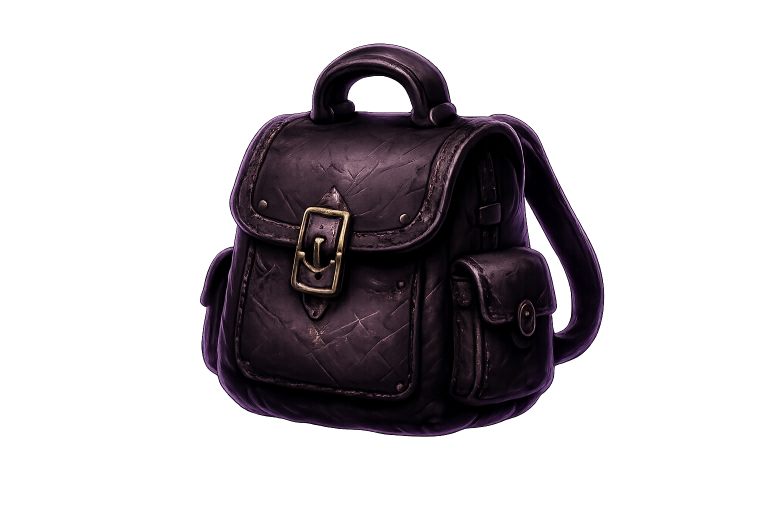
#> input picture files/mochila.PNG, 1536 x 1024 px, found by its file name (shown at 1/2 size)
$ python optimize-local-images.py
#> lines starting #> are read from the running program, lines starting #| are printed output that depends on the picture
"""Run with Python + Pillow to regenerate WebP assets from preserved originals."""
import hashlib
import json
import re
from io import BytesIO
from pathlib import Path

from PIL import Image, ImageOps

ROOT = Path(__file__).resolve().parents[1]
source_files = list((ROOT / "src").rglob("*.tsx")) + list((ROOT / "src").rglob("*.ts"))
replacements = {}
report = []


def encode(source, limit):
    with Image.open(source) as image:
        image = ImageOps.exif_transpose(image)
        image.thumbnail((limit, limit), Image.Resampling.LANCZOS)
        image = image.convert("RGBA" if "A" in image.getbands() else "RGB")
        output = BytesIO()
        image.save(output, "WEBP", quality=84, method=6)
        data = output.getvalue()
        report.append({"source": source.relative_to(ROOT).as_posix(),
                       "before": source.stat().st_size, "after": len(data),
                       "width": image.width, "height": image.height})
        return data


# Include existing WebP imports so rerunning also regenerates their derivatives.
for file in source_files:
    content = file.read_text(encoding="utf-8")
    for binding, asset in re.findall(r"import\s+(\w+)\s+from\s+['\"]@/assets/([^'\"]+)['\"]", content):
        if len(re.findall(r"\b" + re.escape(binding) + r"\b", content)) < 2:
            continue
        path = ROOT / "src/assets" / asset
        if path.suffix.lower() == ".webp":
            path = next((path.with_suffix(ext) for ext in [".png", ".jpg", ".jpeg"]
                         if path.with_suffix(ext).exists()), path)
        if path.suffix.lower() not in {".png", ".jpg", ".jpeg"} or path.stat().st_size < 25000:
            continue
        replacements["@/assets/" + path.relative_to(ROOT / "src/assets").as_posix()] = path

for asset, path in replacements.items():
    limit = 256 if path.parent.name == "muscles" else 512 if path.stem == "npc-guide" else 768 if path.stem == "mochila" else 1024
    data = encode(path, limit)
    if len(data) >= path.stat().st_size:
        continue
    path.with_suffix(".webp").write_bytes(data)
    for file in source_files:
        content = file.read_text(encoding="utf-8")
        updated = content.replace(asset + "'", str(Path(asset).with_suffix(".webp")).replace("\\", "/") + "'")
        updated = updated.replace(asset + '"', str(Path(asset).with_suffix(".webp")).replace("\\", "/") + '"')
        if updated != content:
            file.write_text(updated, encoding="utf-8", newline="\n")

# Preserve old public URLs for existing clients and records, and map them to
# immutable, content-versioned URLs in the current app without database edits.
manifest = {}
public = ROOT / "public"
paths = [public / "mochila.png"] + sorted((public / "images").rglob("*"))
target = public / "images/optimized"
target.mkdir(parents=True, exist_ok=True)
for path in paths:
    if path.suffix.lower() not in {".png", ".jpg", ".jpeg"}:
        continue
    data = encode(path, 768)
#> in encode, image is the input picture: PIL image 1536x1024 RGBA; mean R, G, B, A 76.1, 69, 75.9, 72.3
#> in encode, `image.thumbnail((limit, limit), Image.Resampling.LANCZOS)`:
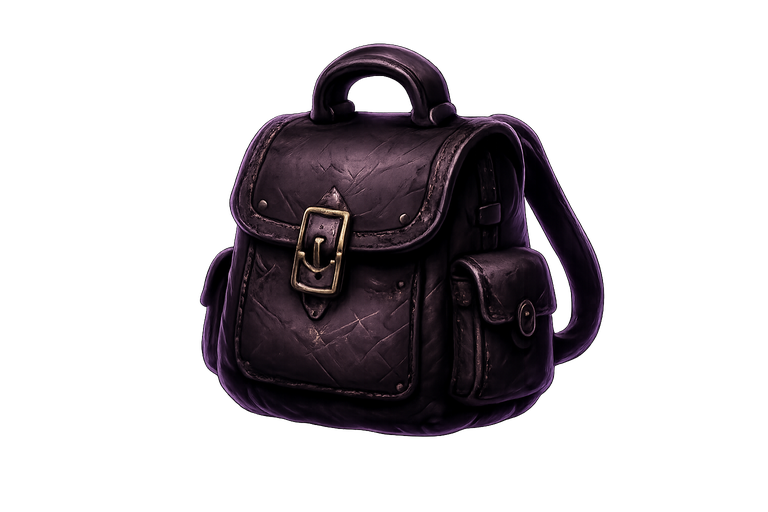
#> image: PIL image 768x512 RGBA; mean R, G, B, A 10.9, 7.5, 10.2, 72.3; transparent parts drawn white
#> (the run stopped early here; a loop or call above may not have finished)
